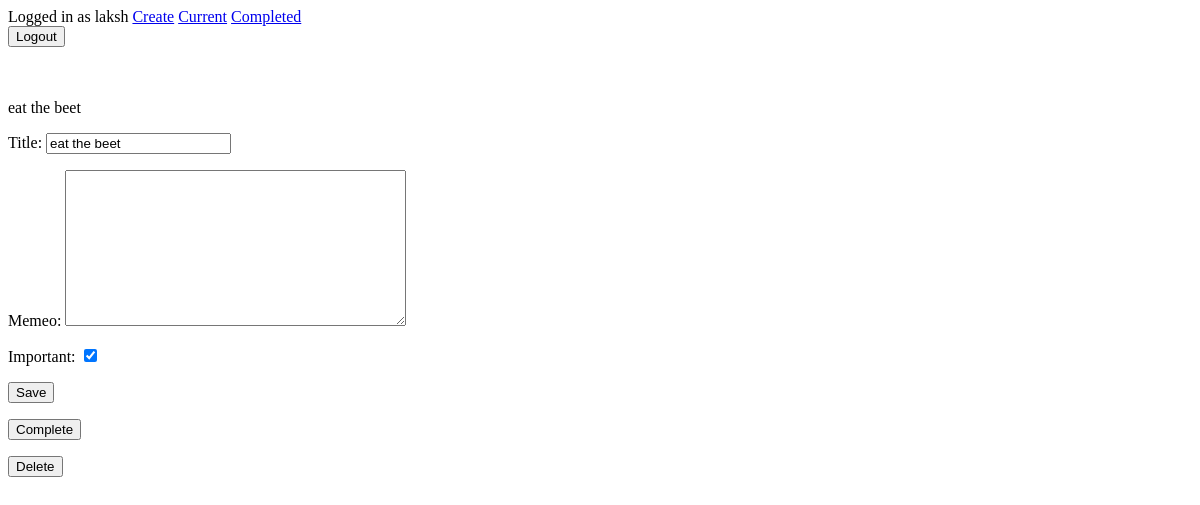
The page /todo/1 (signed in) on the database as committed earlier.
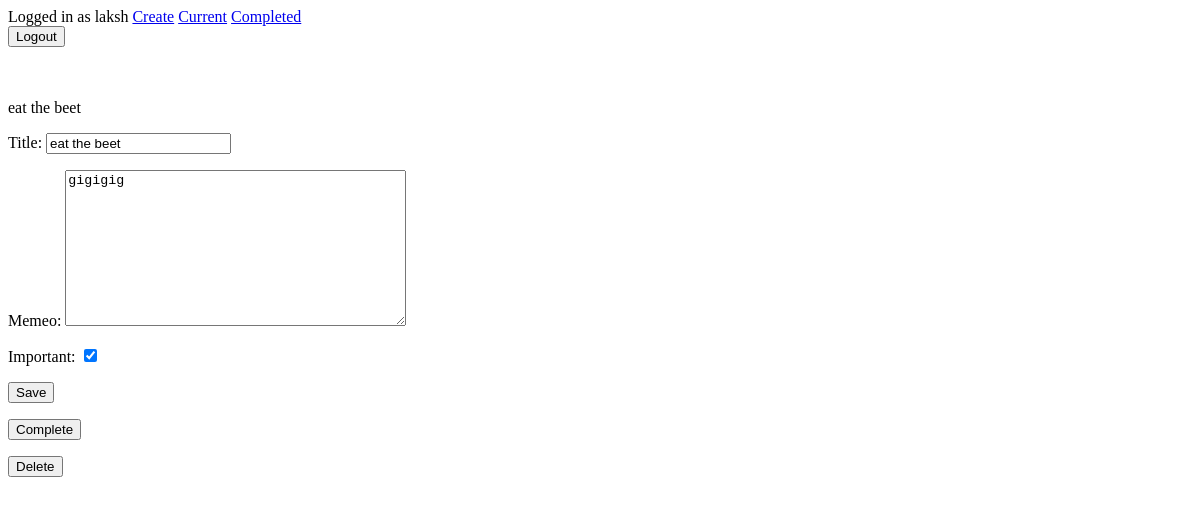
The same page on the database as committed later.
### todo/models.py (models this page shows, shortened)
class Todo(models.Model):
	title = models.CharField(max_length= 100)
	memeo = models.TextField(blank= True)
	created = models.DateTimeField(auto_now_add = True)
	datecompleted =models.DateTimeField(null = True, blank = True)
	important = models.BooleanField(default=False)
	user = models.ForeignKey(User, on_delete= models.CASCADE)

### todo/views.py (the view, shortened to what this page needs)
# urls.py: path('todo/<int:todo_pk>',views.viewtodo,name ='viewtodo'),
@login_required
def viewtodo(request, todo_pk):
	todo = get_object_or_404(Todo, pk=todo_pk, user=request.user)
	if request.method =="GET":
		form = TodoForm(instance=todo)
		return render(request,'todo/viewtodos.html',{'todo':todo,'form':form})

### todo/forms.py
class TodoForm(ModelForm):
	class Meta:
		model = Todo
		fields = ['title','memeo','important']

### todo/templates/todo/viewtodos.html (shortened to what this page needs)
{% extends 'todo/base.html' %}
{% block content %}
{{ todo.title }}
<form method = "POST">
{{ form.as_p }}
<button type="submit">Save</button>
</form>
<form method = "POST"action = '{% url "completetodo" todo.id %}'>
<button type="submit">Complete</button>
</form>
<form method = "POST"action = '{% url "tododelete" todo.id %}'>
<button type="submit">Delete</button>
</form>
{% endblock %}

Rows that differ between the two databases and show on the page:
changed Todo "eat the beet": memeo (not shown) → "gigigig"
